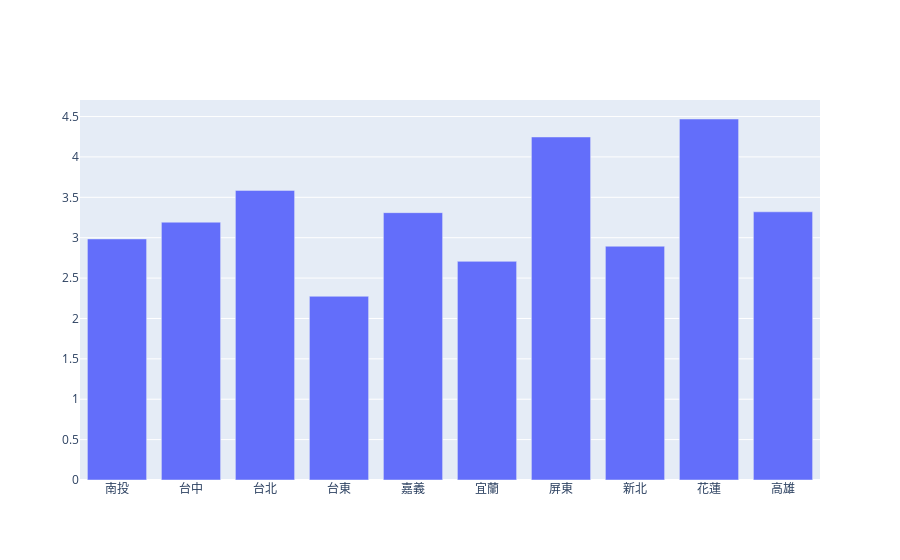

Source (notebook cell):
### Markdown cell above
各縣市星等&評論平均等級

### Code cell
fig = go.Figure([go.Bar(x=list(df3.groupby('hotel_city').groups.keys()), y=df3.groupby('hotel_city')['avg_rating'].mean().values)])
fig.show()

### Figure 1 — Plotly figure (JSON) as saved in the notebook; plotly's stock layout.template omitted (floating-point values rounded to 4 significant figures)
{"data": [{"type": "bar", "x": ["南投", "台中", "台北", "台東", "嘉義", "宜蘭", "屏東", "新北", "花蓮", "高雄"], "y": [2.985, 3.192, 3.586, 2.275, 3.31, 2.707, 4.247, 2.895, 4.47, 3.321]}], "layout": {"autosize": true, "xaxis": {"autorange": true, "range": [-0.5, 9.5], "type": "category"}, "yaxis": {"autorange": true, "range": [0, 4.705], "type": "linear"}}}
